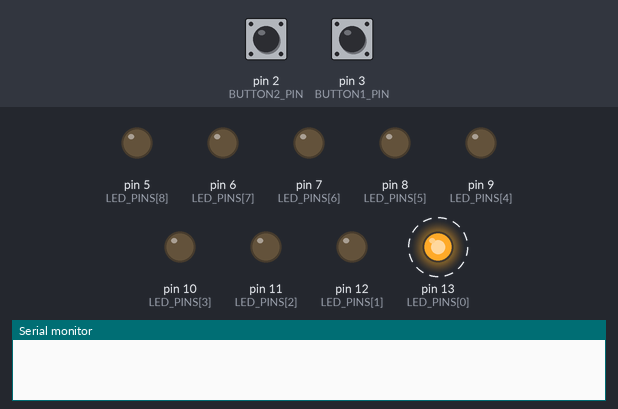
Bench run of a sketch on a simulated Arduino Uno, built with avr-gcc and run on an emulated ATmega328P. On the bench: output pins drawn as LEDs (lit = HIGH), the last lines printed to the serial monitor. Dashed ring = blinking. Inputs (shaded band) come from the test bench; at power-on: pin 3 (BUTTON1_PIN) LOW, pin 2 (BUTTON2_PIN) LOW.

Above: at 1.25 s.
1.3 s: pin 3 (BUTTON1_PIN) pulled HIGH for 0.15 s
At 1.45 s:
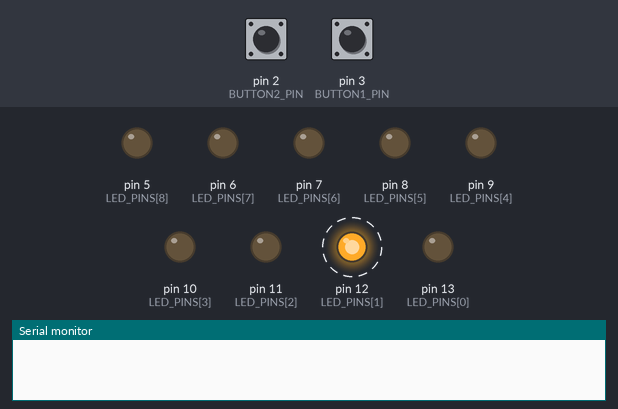
4.3 s: pin 3 (BUTTON1_PIN) pulled HIGH for 1 s
At 4.45 s:
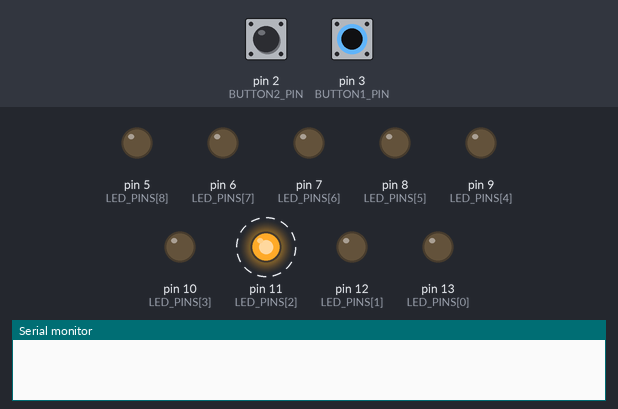
7.3 s: pin 3 (BUTTON1_PIN) pulled HIGH for 0.15 s
At 7.45 s:
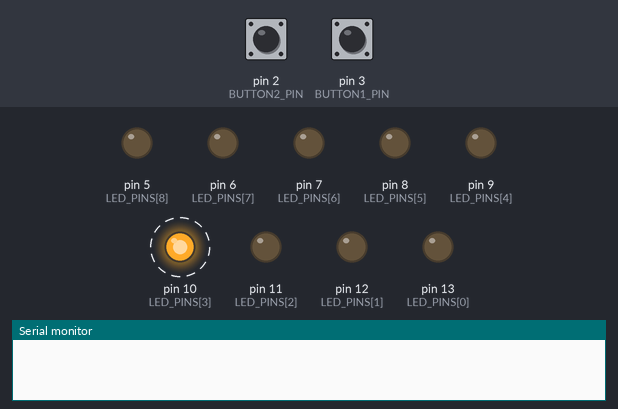
10.3 s: pin 3 (BUTTON1_PIN) pulled HIGH for 3.2 s
At 10.45 s:
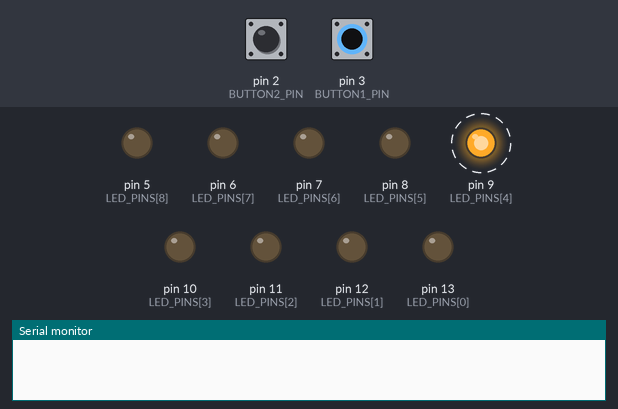
15.0 s: pin 2 (BUTTON2_PIN) pulled HIGH for 0.15 s
18.0 s: pin 3 (BUTTON1_PIN) pulled HIGH for 0.15 s
At 18.26 s:
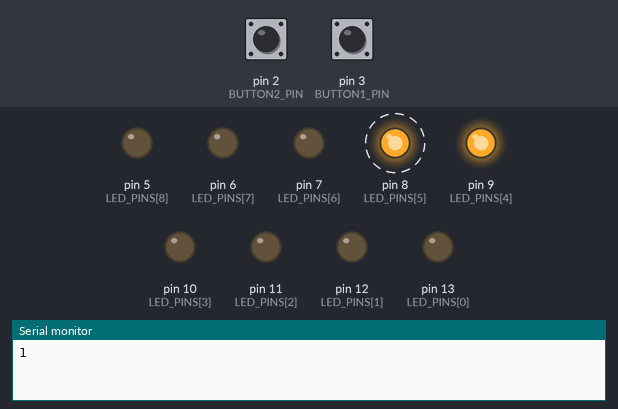
Timing chart, 0 to 22.0 s (numbered marks = the images above; inputs shaded):
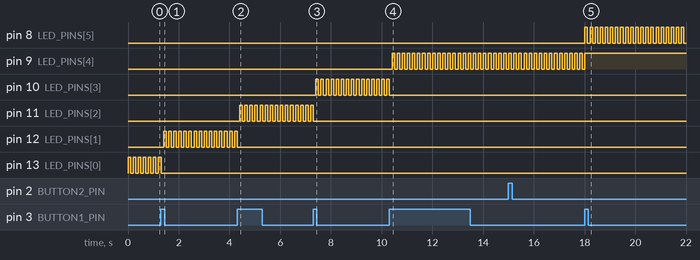

The sketch:

sketch_oct19b.ino
```cpp
// Juego Tic-Tac-Toe
// Dos jugadores se turnan para ocupar casillas en un tablero de 3x3
// Gana el primer jugador que complete una fila, columna o diagonal con sus fichas

const int BUTTON1_PIN = 3;
const int BUTTON2_PIN = 2;
const int LED_PINS[] = {13, 12, 11, 10, 9, 8, 7, 6, 5};
const int PLAYER_1 = 1;
const int PLAYER_2 = 2;

int currentPosition = 0;
int button1State = LOW;
int button2State = LOW;
int currentPlayer = PLAYER_1;
int occupiedPlaces = 0;
boolean gameOver = false;
boolean blink = true;
int state[9];  // Agrega esta línea para declarar el arreglo 'state'
int player2Count = 10;  // Agrega esta línea para declarar 'player2Count'

void setup() {
  Serial.begin(9600);

  pinMode(BUTTON1_PIN, INPUT);
  pinMode(BUTTON2_PIN, INPUT);

  for (int i = 0; i < 9; i++) {
    pinMode(LED_PINS[i], OUTPUT);
  }
}

void checkButton1() {
  // BUTTON 1
  int button = digitalRead(BUTTON1_PIN);

  if (button == HIGH && button1State == LOW) {
    button1State = HIGH;

    while (true) {
      currentPosition = (currentPosition + 1) % 9;
      if (state[currentPosition] == 0) {
        break;
      }
    }
  }

  if (button == LOW && button1State == HIGH) {
    button1State = LOW;
  }
}

void checkButton2() {
  // BUTTON 2
  int button = digitalRead(BUTTON2_PIN);

  if (button == HIGH && button2State == LOW) {
    state[currentPosition] = currentPlayer;
    occupiedPlaces++;
    Serial.println(occupiedPlaces);

    button2State = HIGH;

    currentPlayer = (currentPlayer == PLAYER_1) ? PLAYER_2 : PLAYER_1;

    if (occupiedPlaces == 9) {
      gameOver = true;
    }
  }

  if (button == LOW && button2State == HIGH) {
    button2State = LOW;
  }
}

int checkWinner() {
  // Comprueba filas
  for (int i = 0; i < 9; i += 3) {
    if (state[i] != 0 && state[i] == state[i + 1] && state[i] == state[i + 2]) {
      return state[i];
    }
  }

  // Comprueba columnas
  for (int i = 0; i < 3; i++) {
    if (state[i] != 0 && state[i] == state[i + 3] && state[i] == state[i + 6]) {
      return state[i];
    }
  }

  // Comprueba diagonales
  if (state[0] != 0 && state[0] == state[4] && state[0] == state[8]) {
    return state[0];
  }
  if (state[2] != 0 && state[2] == state[4] && state[2] == state[6]) {
    return state[2];
  }

  // No hay ganador
  return 0;
}

void setLed(int id, int player) {
  if (player == 0) {
    digitalWrite(id, LOW);
  } else if (player == 1) {
    digitalWrite(id, HIGH);
  } else if (player == 2) {
    digitalWrite(id, (player2Count > 5) ? HIGH : LOW);
  }
}

void resetGame() {
  for (int i = 0; i < 9; i++) {
    state[i] = 0;  // Restablece el estado de todas las casillas a 0 (vacías)
  }
  currentPosition = 0;
  currentPlayer = PLAYER_1;
  occupiedPlaces = 0;
  gameOver = false;
  for (int i = 0; i < 9; i++) {
    digitalWrite(LED_PINS[i], LOW);  // Apaga todas las luces LED
  }
  Serial.println("Juego reiniciado. Comienza un nuevo juego.");
}

void loop() {
  if (!gameOver) {
    checkButton1();
    checkButton2();

    // Comprobar si hay un ganador
    int winner = checkWinner();
    if (winner != 0) {
      gameOver = true;

      // Reiniciar el juego después de un breve retraso
      delay(3000);  // Espera 2 segundos antes de reiniciar
      resetGame();
    }
  }

  for (int i = 0; i < 9; i++) {
    if (i != currentPosition) {
      setLed(LED_PINS[i], state[i]);
    }
  }

  if (!gameOver) {
    if (blink) {
      digitalWrite(LED_PINS[currentPosition], HIGH);
    } else {
      digitalWrite(LED_PINS[currentPosition], LOW);
    }
    blink = !blink;
  }

  player2Count--;
  if (player2Count < 0) {
    player2Count = 10;
  }

  delay(100);
}
```

Measured:
- after the input at 1.3 s, pin 12 (LED_PINS[1]): alternates HIGH for 0.10 s and LOW for 0.10 s, starting after 0.10 s; pin 13 (LED_PINS[0]): goes on until 1.3 s, then stays LOW
- after the input at 4.3 s, pin 11 (LED_PINS[2]): alternates HIGH for 0.10 s and LOW for 0.10 s, starting after 0.10 s; pin 12 (LED_PINS[1]): goes on until 4.3 s, then stays LOW
- after the input at 7.3 s, pin 10 (LED_PINS[3]): alternates HIGH for 0.10 s and LOW for 0.10 s, starting after 0.11 s; pin 11 (LED_PINS[2]): goes on until 7.3 s, then stays LOW
- after the input at 10.3 s, pin 9 (LED_PINS[4]): alternates HIGH for 0.10 s and LOW for 0.10 s, starting after 0.11 s; pin 10 (LED_PINS[3]): goes on until 10.3 s, then stays LOW
- after the input at 18.0 s, pin 8 (LED_PINS[5]): alternates HIGH for 0.10 s and LOW for 0.10 s, starting at once; pin 9 (LED_PINS[4]): goes on until 18.0 s, then stays HIGH
- by itself, pin 13 (LED_PINS[0]): alternates HIGH for 0.10 s and LOW for 0.10 s
